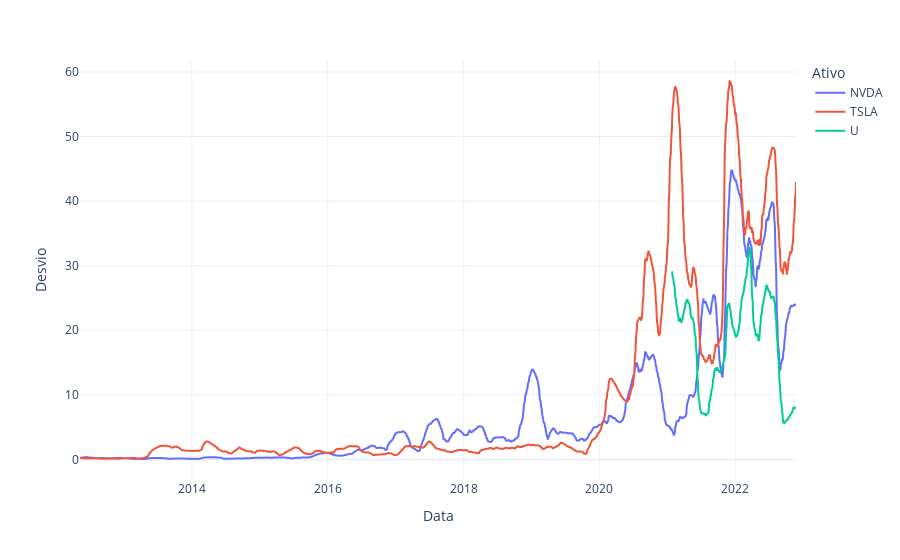

This figure's notebook cell:
### Code cell
fig = px.line(
    data_frame=rolling_std_vert,
    x='Data',
    y='Desvio',
    color='Ativo',
    template='plotly_white'
)
fig.show()

### Figure 1 — Plotly figure (JSON) as saved in the notebook; plotly's stock layout.template omitted (floating-point values rounded to 4 significant figures; data arrays with more than 128 entries replaced by an {"elided": "..."} marker saying what was removed)
{"data": [{"hovertemplate": "Ativo=NVDA<br>Data=%{x}<br>Desvio=%{y}<extra></extra>", "legendgroup": "NVDA", "line": {"color": "#636efa", "dash": "solid"}, "marker": {"symbol": "circle"}, "mode": "lines", "name": "NVDA", "showlegend": true, "type": "scattergl", "x": {"elided": "2654 str values"}, "xaxis": "x", "y": {"elided": "2654 float values"}, "yaxis": "y"}, {"hovertemplate": "Ativo=TSLA<br>Data=%{x}<br>Desvio=%{y}<extra></extra>", "legendgroup": "TSLA", "line": {"color": "#EF553B", "dash": "solid"}, "marker": {"symbol": "circle"}, "mode": "lines", "name": "TSLA", "showlegend": true, "type": "scattergl", "x": {"elided": "2654 str values"}, "xaxis": "x", "y": {"elided": "2654 float values"}, "yaxis": "y"}, {"hovertemplate": "Ativo=U<br>Data=%{x}<br>Desvio=%{y}<extra></extra>", "legendgroup": "U", "line": {"color": "#00cc96", "dash": "solid"}, "marker": {"symbol": "circle"}, "mode": "lines", "name": "U", "showlegend": true, "type": "scattergl", "x": {"elided": "462 str values"}, "xaxis": "x", "y": {"elided": "462 float values"}, "yaxis": "y"}], "layout": {"legend": {"title": {"text": "Ativo"}, "tracegroupgap": 0}, "margin": {"t": 60}, "xaxis": {"anchor": "y", "domain": [0, 1], "title": {"text": "Data"}}, "yaxis": {"anchor": "x", "domain": [0, 1], "title": {"text": "Desvio"}}}}
